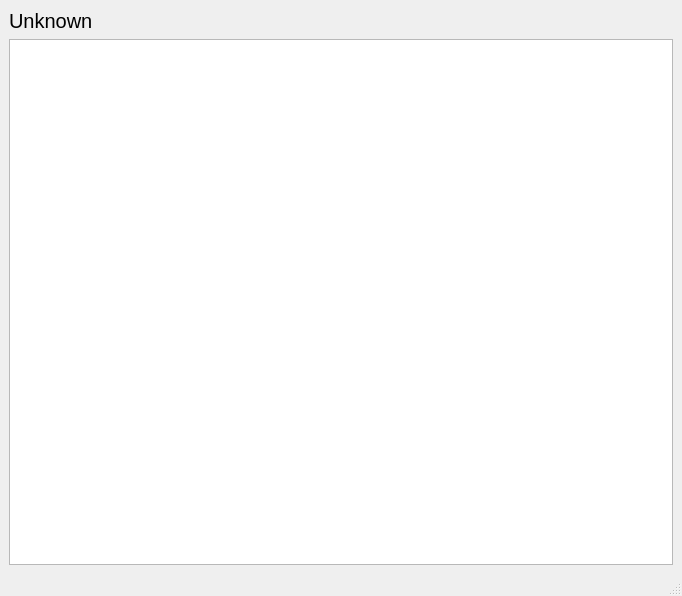
<?xml version="1.0" encoding="UTF-8"?>
<ui version="4.0">
 <class>SequenceWindow</class>
 <widget class="QMainWindow" name="SequenceWindow">
  <property name="geometry">
   <rect>
    <x>0</x>
    <y>0</y>
    <width>682</width>
    <height>596</height>
   </rect>
  </property>
  <property name="windowTitle">
   <string>Sequence</string>
  </property>
  <widget class="QWidget" name="centralwidget">
   <layout class="QVBoxLayout" name="verticalLayout">
    <item>
     <widget class="QLabel" name="active_tab">
      <property name="font">
       <font>
        <family>MS Sans Serif</family>
        <pointsize>15</pointsize>
       </font>
      </property>
      <property name="text">
       <string>Unknown</string>
      </property>
      <property name="alignment">
       <set>Qt::AlignLeading|Qt::AlignLeft|Qt::AlignVCenter</set>
      </property>
     </widget>
    </item>
    <item>
     <widget class="QTableWidget" name="seqViewer"/>
    </item>
   </layout>
  </widget>
  <widget class="QMenuBar" name="menubar">
   <property name="geometry">
    <rect>
     <x>0</x>
     <y>0</y>
     <width>682</width>
     <height>21</height>
    </rect>
   </property>
  </widget>
  <widget class="QStatusBar" name="statusbar"/>
 </widget>
 <resources/>
 <connections/>
</ui>
